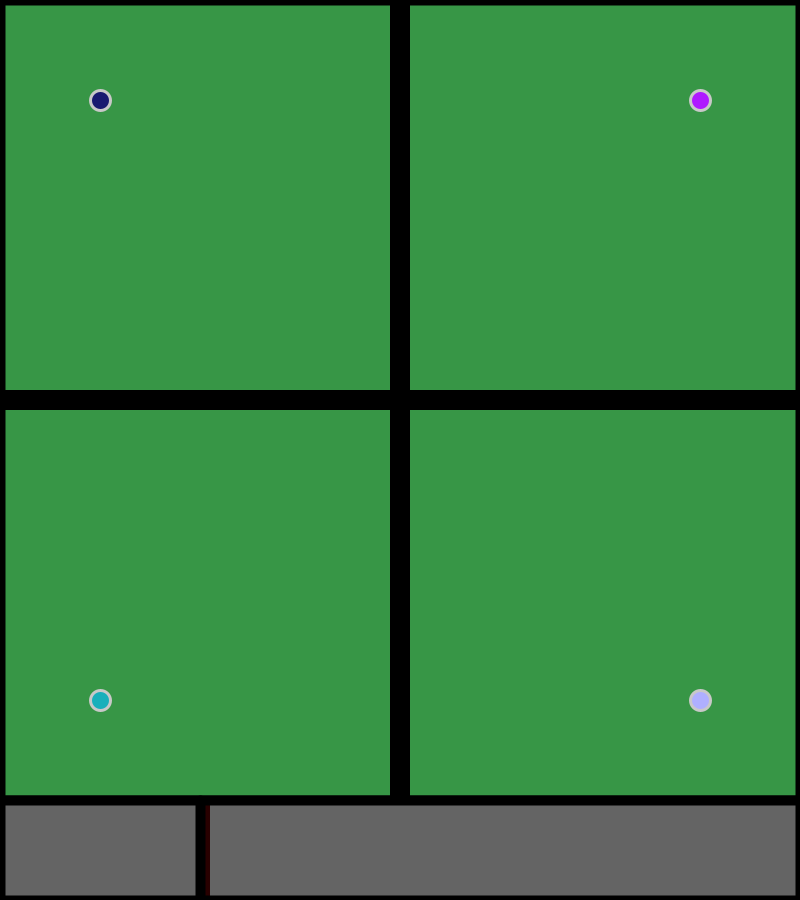
Frame 1 (no input)
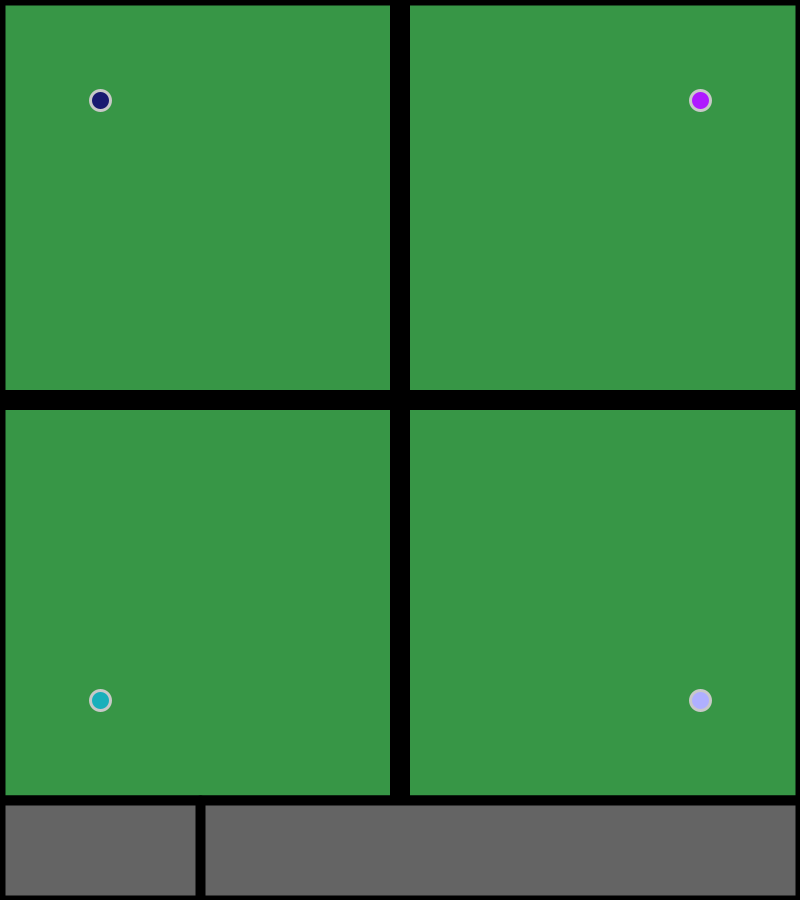
Frame 60 (the mouse pressed at the canvas centre just before this capture)
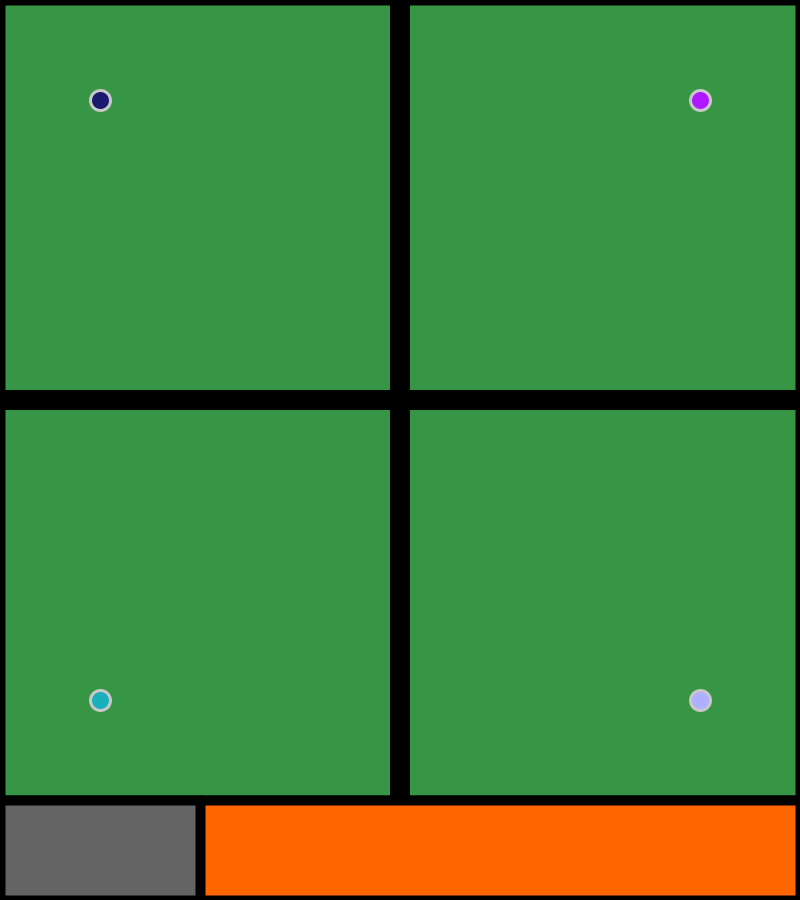
Frame 120 (the mouse held since frame 60 and released just before this capture)

The Processing sketch that drew these frames (run headless with seeded random() and noise(); from frame 60 on, the mouse is pressed at the canvas centre):

// Processing sketch: Main
// ── Main.pde
Ball[] ball = new Ball[4];
Speed s = new Speed();
Wall[] wall = new Wall[2];
boolean mouseHold = false;
float count;
boolean Win = false;

void setup() {
  size(800, 900);
Win = false;

  //constructors
  for (int i = 0; i < wall.length; i++) {
    wall[0] = new Wall(width/2-10, 0, 20, 800);
    wall[1] = new Wall(0, 400-10, 800, 20);
  }
  
  
  // ball = new Ball(100,100);
  for (int i = 0; i < ball.length; i++) {
    ball[0] = new Ball(100, 100);
    ball[1] = new Ball(700, 100);
    ball[2] = new Ball(100, 700);
    ball[3] = new Ball(700, 700);
  }
  
  
}

void draw() {
  background(55, 150, 70);
  
  for (int i = 0; i < ball.length; i++) {
    ball[i].display();
    ball[i].update();
  }

  //borders to seperate the different golf fields
  stroke(0);
  strokeWeight(10);
  noFill();
  rect(0, 800, width, 100);
  rectMode(CENTER);
  rect(width/2, height/2, width, height); //border
  line(width/2, 0, width/2, width); //horizontal middle line
  line(0, width/2, height, width/2); //vertical middle line
  
  //background bar
  rectMode(CORNER);
  noStroke();
  fill(100, 100, 100);
  rect(0, 800, 900, 100);

  //PowerBar
  fill(40+s.speed*6, s.speed*2, 0);
  rect(200, 800, 10+s.speed*11.7, 100);
    // bottom bar
  stroke(0);
  strokeWeight(10);
  noFill();
  rect(0, width, width, 100);
  line(width/4, width, width/4, 900);
  
  //while mouse is being held the speed value increase and decay when not held
  if (mouseHold == true && s.speed <= 50) {
    s.speed++;
  } else if (mouseHold==false && s.speed >= 0) {
    s.speed--;
  }
  
    for (int i = 0; i < wall.length; i++) {
    wall[i].display();
    
    
    //IT WAS THAT EASY???!!!
        // trapping the top left ball
      if (ball[0].position.x > width/2) {
      ball[0].position.x = width/2;       // push object back into valid area
      ball[0].velocity.x *= -0.9;   // bounce only the x component
    }    //there probally is a easier solution but this works
    if (ball[0].position.y > (height-100)/2) {
      ball[0].position.y = (height-100)/2; 
      ball[0].velocity.y *= -0.9;   
    }
    // trapping the top right ball
      if (ball[1].position.x < width/2) {
      ball[1].position.x = width/2;       // push object back into valid area
      ball[1].velocity.x *= -0.9;   // bounce only the x component
    }    //there probally is a easier solution but this works
    if (ball[1].position.y > (height-100)/2) {
      ball[1].position.y = (height-100)/2; 
      ball[1].velocity.y *= -0.9;   
    } 
        // trapping the bottom left ball
      if (ball[2].position.x > width/2) {
      ball[2].position.x = width/2;       // push object back into valid area
      ball[2].velocity.x *= -0.9;   // bounce only the x component
    }    //there probally is a easier solution but this works
    if (ball[2].position.y < (height-100)/2) {
      ball[2].position.y = (height-100)/2; 
      ball[2].velocity.y *= -0.9;   
    } 
        // trapping the bottom left ball
      if (ball[3].position.x < width/2) {
      ball[3].position.x = width/2;       // push object back into valid area
      ball[3].velocity.x *= -0.9;   // bounce only the x component
    }    //there probally is a easier solution but this works
    if (ball[3].position.y < (height-100)/2) {
      ball[3].position.y = (height-100)/2; 
      ball[3].velocity.y *= -0.9;   
    } 
    
    
    
    
  }



}
void mousePressed() {
  mouseHold = true;
}

void mouseReleased() {
  //prints the strike count used
  count ++;
  println(int (count));
  
  mouseHold = false;
  for (int i = 0; i < ball.length; i++) {
    ball[i].roll(mouseX, mouseY);
  }
}

// ── Ball.pde
class Ball{
  PVector position;
  PVector velocity;
  PVector swing;
  float traction = 0.9;
  //float speed = 50;


  Ball(float x, float y){
   position = new PVector (x,y);
   velocity = new PVector (0,0);
   swing = position.copy();
  }
  
  void display(){
    strokeWeight(3);
    stroke(200);
    fill(position.x/4,position.y/4,position.x+position.y/8);
    ellipse(position.x,position.y, 20,20);
  }
  void update(){
      
      // Move the ball
  position.add(velocity);

  // Apply friction (slows down)
  velocity.mult(traction);

  // Stop completely when speed is almost zero
  if (velocity.mag() < 0.1) {
    velocity.set(0, 0);  // fully stop
  }
  }
 
   void roll(float tx, float ty) {
    // Direction to target
    PVector target = new PVector(tx, ty);
    PVector direction = PVector.sub(target, position);
    direction.normalize();
    //added for smoother movement and so speed can be multiplied easier

    // Give initial speed
    velocity = direction.mult(s.speed);
  }
  }
  
  
  

// ── obstacles.pde
class obstacles{
  float x;
  float y;
  float w;
  float h;

  obstacles(float X, float Y, float W, float H) {
    x = X;
    y = Y;
    w = W;
    h = H;
  }

  void display() {
    noStroke();
    fill(40,125,40);
    rect(x, y, w, h);
  } 


}

// ── speed.pde
// made for sole purpose of storing speed across multiple tabs
class Speed{
float speed;
}

// ── wall.pde
Ball ball1;

class Wall {
  float x;
  float y;
  float w;
  float h;

  Wall(float X, float Y, float W, float H) {
    x = X;
    y = Y;
    w = W;
    h = H;
  }

  void display() {
    noStroke();
    fill(0);
    rect(x, y, w, h);
  } 


}
